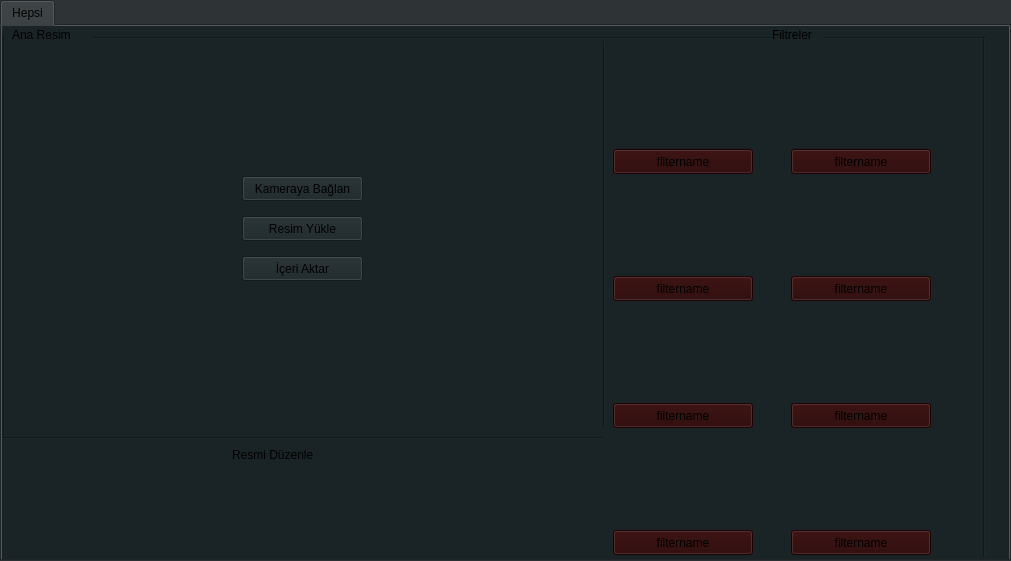
   <widget class="QTabWidget" name="tabWidget">
    <property name="enabled">
     <bool>true</bool>
    </property>
    <property name="geometry">
     <rect>
      <x>250</x>
      <y>0</y>
      <width>1011</width>
      <height>561</height>
     </rect>
    </property>
    <property name="styleSheet">
     <string notr="true">background-color: rgb(46, 52, 54);</string>
    </property>
    <property name="tabShape">
     <enum>QTabWidget::Rounded</enum>
    </property>
    <property name="currentIndex">
     <number>0</number>
    </property>
    <property name="elideMode">
     <enum>Qt::ElideNone</enum>
    </property>
    <property name="usesScrollButtons">
     <bool>true</bool>
    </property>
    <property name="documentMode">
     <bool>false</bool>
    </property>
    <property name="tabsClosable">
     <bool>false</bool>
    </property>
    <property name="movable">
     <bool>true</bool>
    </property>
    <property name="tabBarAutoHide">
     <bool>false</bool>
    </property>
    <widget class="QWidget" name="All">
     <property name="styleSheet">
      <string notr="true">background-color: rgb(26, 36, 39);</string>
     </property>
     <attribute name="title">
      <string>Hepsi</string>
     </attribute>
     <widget class="QPushButton" name="import_pic">
      <property name="geometry">
       <rect>
        <x>240</x>
        <y>190</y>
        <width>121</width>
        <height>25</height>
       </rect>
      </property>
      <property name="whatsThis">
       <string>donnow</string>
      </property>
      <property name="text">
       <string>Resim Yükle</string>
      </property>
     </widget>
     <widget class="QLabel" name="picture_main">
      <property name="geometry">
       <rect>
        <x>0</x>
        <y>20</y>
        <width>591</width>
        <height>381</height>
       </rect>
      </property>
      <property name="styleSheet">
       <string notr="true"/>
      </property>
      <property name="text">
       <string/>
      </property>
     </widget>
     <widget class="Line" name="line">
      <property name="geometry">
       <rect>
        <x>600</x>
        <y>10</y>
        <width>5</width>
        <height>391</height>
       </rect>
      </property>
      <property name="orientation">
       <enum>Qt::Vertical</enum>
      </property>
     </widget>
     <widget class="QLabel" name="label_4">
      <property name="geometry">
       <rect>
        <x>10</x>
        <y>0</y>
        <width>121</width>
        <height>17</height>
       </rect>
      </property>
      <property name="text">
       <string>Ana Resim</string>
      </property>
     </widget>
     <widget class="QLabel" name="label_6">
      <property name="geometry">
       <rect>
        <x>770</x>
        <y>0</y>
        <width>51</width>
        <height>17</height>
       </rect>
      </property>
      <property name="text">
       <string>Filtreler</string>
      </property>
     </widget>
     <widget class="Line" name="line_4">
      <property name="geometry">
       <rect>
        <x>90</x>
        <y>10</y>
        <width>895</width>
        <height>5</height>
       </rect>
      </property>
      <property name="orientation">
       <enum>Qt::Horizontal</enum>
      </property>
     </widget>
     <widget class="Line" name="line_5">
      <property name="geometry">
       <rect>
        <x>980</x>
        <y>10</y>
        <width>5</width>
        <height>521</height>
       </rect>
      </property>
      <property name="orientation">
       <enum>Qt::Vertical</enum>
      </property>
     </widget>
     <widget class="Line" name="line_3">
      <property name="geometry">
       <rect>
        <x>0</x>
        <y>10</y>
        <width>5</width>
        <height>401</height>
       </rect>
      </property>
      <property name="orientation">
       <enum>Qt::Vertical</enum>
      </property>
     </widget>
     <widget class="Line" name="line_2">
      <property name="geometry">
       <rect>
        <x>0</x>
        <y>410</y>
        <width>601</width>
        <height>5</height>
       </rect>
      </property>
      <property name="styleSheet">
       <string notr="true"/>
      </property>
      <property name="orientation">
       <enum>Qt::Horizontal</enum>
      </property>
     </widget>
     <widget class="QLabel" name="filterpic1">
      <property name="geometry">
       <rect>
        <x>611</x>
        <y>21</y>
        <width>172</width>
        <height>102</height>
       </rect>
      </property>
      <property name="minimumSize">
       <size>
        <width>172</width>
        <height>102</height>
       </size>
      </property>
      <property name="maximumSize">
       <size>
        <width>172</width>
        <height>102</height>
       </size>
      </property>
      <property name="styleSheet">
       <string notr="true"/>
      </property>
      <property name="text">
       <string/>
      </property>
     </widget>
     <widget class="QLabel" name="filterpic2">
      <property name="geometry">
       <rect>
        <x>789</x>
        <y>21</y>
        <width>172</width>
        <height>102</height>
       </rect>
      </property>
      <property name="minimumSize">
       <size>
        <width>172</width>
        <height>102</height>
       </size>
      </property>
      <property name="maximumSize">
       <size>
        <width>172</width>
        <height>102</height>
       </size>
      </property>
      <property name="styleSheet">
       <string notr="true"/>
      </property>
      <property name="text">
       <string/>
      </property>
     </widget>
     <widget class="QPushButton" name="filterpicname1">
      <property name="geometry">
       <rect>
        <x>611</x>
        <y>123</y>
        <width>140</width>
        <height>25</height>
       </rect>
      </property>
      <property name="minimumSize">
       <size>
        <width>140</width>
        <height>0</height>
       </size>
      </property>
      <property name="maximumSize">
       <size>
        <width>140</width>
        <height>25</height>
       </size>
      </property>
      <property name="mouseTracking">
       <bool>true</bool>
      </property>
      <property name="styleSheet">
       <string notr="true">background-color: rgb(41, 4, 4);</string>
      </property>
      <property name="text">
       <string>filtername</string>
      </property>
      <property name="checkable">
       <bool>true</bool>
      </property>
      <property name="checked">
       <bool>false</bool>
      </property>
      <attribute name="buttonGroup">
       <string notr="true">filter_button_group</string>
      </attribute>
     </widget>
     <widget class="QPushButton" name="filterpicname2">
      <property name="geometry">
       <rect>
        <x>789</x>
        <y>123</y>
        <width>140</width>
        <height>25</height>
       </rect>
      </property>
      <property name="minimumSize">
       <size>
        <width>140</width>
        <height>0</height>
       </size>
      </property>
      <property name="maximumSize">
       <size>
        <width>140</width>
        <height>25</height>
       </size>
      </property>
      <property name="mouseTracking">
       <bool>true</bool>
      </property>
      <property name="styleSheet">
       <string notr="true">background-color: rgb(41, 4, 4);</string>
      </property>
      <property name="text">
       <string>filtername</string>
      </property>
      <property name="checkable">
       <bool>true</bool>
      </property>
      <property name="checked">
       <bool>false</bool>
      </property>
      <attribute name="buttonGroup">
       <string notr="true">filter_button_group</string>
      </attribute>
     </widget>
     <widget class="QLabel" name="filterpic3">
      <property name="geometry">
       <rect>
        <x>611</x>
        <y>148</y>
        <width>172</width>
        <height>102</height>
       </rect>
      </property>
      <property name="minimumSize">
       <size>
        <width>172</width>
        <height>102</height>
       </size>
      </property>
      <property name="maximumSize">
       <size>
        <width>172</width>
        <height>102</height>
       </size>
      </property>
      <property name="styleSheet">
       <string notr="true"/>
      </property>
      <property name="text">
       <string/>
      </property>
     </widget>
     <widget class="QLabel" name="filterpic4">
      <property name="geometry">
       <rect>
        <x>789</x>
        <y>148</y>
        <width>172</width>
        <height>102</height>
       </rect>
      </property>
      <property name="minimumSize">
       <size>
        <width>172</width>
        <height>102</height>
       </size>
      </property>
      <property name="maximumSize">
       <size>
        <width>172</width>
        <height>102</height>
       </size>
      </property>
      <property name="styleSheet">
       <string notr="true"/>
      </property>
      <property name="text">
       <string/>
      </property>
     </widget>
     <widget class="QPushButton" name="filterpicname3">
      <property name="geometry">
       <rect>
        <x>611</x>
        <y>250</y>
        <width>140</width>
        <height>25</height>
       </rect>
      </property>
      <property name="minimumSize">
       <size>
        <width>140</width>
        <height>0</height>
       </size>
      </property>
      <property name="maximumSize">
       <size>
        <width>140</width>
        <height>25</height>
       </size>
      </property>
      <property name="mouseTracking">
       <bool>true</bool>
      </property>
      <property name="styleSheet">
       <string notr="true">background-color: rgb(41, 4, 4);</string>
      </property>
      <property name="text">
       <string>filtername</string>
      </property>
      <property name="checkable">
       <bool>true</bool>
      </property>
      <property name="checked">
       <bool>false</bool>
      </property>
      <attribute name="buttonGroup">
       <string notr="true">filter_button_group</string>
      </attribute>
     </widget>
     <widget class="QPushButton" name="filterpicname4">
      <property name="geometry">
       <rect>
        <x>789</x>
        <y>250</y>
        <width>140</width>
        <height>25</height>
       </rect>
      </property>
      <property name="minimumSize">
       <size>
        <width>140</width>
        <height>0</height>
       </size>
      </property>
      <property name="maximumSize">
       <size>
        <width>140</width>
        <height>25</height>
       </size>
      </property>
      <property name="mouseTracking">
       <bool>true</bool>
      </property>
      <property name="styleSheet">
       <string notr="true">background-color: rgb(41, 4, 4);</string>
      </property>
      <property name="text">
       <string>filtername</string>
      </property>
      <property name="checkable">
       <bool>true</bool>
      </property>
      <property name="checked">
       <bool>false</bool>
      </property>
      <attribute name="buttonGroup">
       <string notr="true">filter_button_group</string>
      </attribute>
     </widget>
     <widget class="QLabel" name="filterpic5">
      <property name="geometry">
       <rect>
        <x>611</x>
        <y>275</y>
        <width>172</width>
        <height>102</height>
       </rect>
      </property>
      <property name="minimumSize">
       <size>
        <width>172</width>
        <height>102</height>
       </size>
      </property>
      <property name="maximumSize">
       <size>
        <width>172</width>
        <height>102</height>
       </size>
      </property>
      <property name="styleSheet">
       <string notr="true"/>
      </property>
      <property name="text">
       <string/>
      </property>
     </widget>
     <widget class="QLabel" name="filterpic6">
      <property name="geometry">
       <rect>
        <x>789</x>
        <y>275</y>
        <width>172</width>
        <height>102</height>
       </rect>
      </property>
      <property name="minimumSize">
       <size>
        <width>172</width>
        <height>102</height>
       </size>
      </property>
      <property name="maximumSize">
       <size>
        <width>172</width>
        <height>102</height>
       </size>
      </property>
      <property name="styleSheet">
       <string notr="true"/>
      </property>
      <property name="text">
       <string/>
      </property>
     </widget>
     <widget class="QPushButton" name="filterpicname5">
      <property name="geometry">
       <rect>
        <x>611</x>
        <y>377</y>
        <width>140</width>
        <height>25</height>
       </rect>
      </property>
      <property name="minimumSize">
       <size>
        <width>140</width>
        <height>0</height>
       </size>
      </property>
      <property name="maximumSize">
       <size>
        <width>16777215</width>
        <height>25</height>
       </size>
      </property>
      <property name="mouseTracking">
       <bool>true</bool>
      </property>
      <property name="styleSheet">
       <string notr="true">background-color: rgb(41, 4, 4);</string>
      </property>
      <property name="text">
       <string>filtername</string>
      </property>
      <property name="checkable">
       <bool>true</bool>
      </property>
      <property name="checked">
       <bool>false</bool>
      </property>
      <attribute name="buttonGroup">
       <string notr="true">filter_button_group</string>
      </attribute>
     </widget>
     <widget class="QPushButton" name="filterpicname6">
      <property name="geometry">
       <rect>
        <x>789</x>
        <y>377</y>
        <width>140</width>
        <height>25</height>
       </rect>
      </property>
      <property name="minimumSize">
       <size>
        <width>140</width>
        <height>0</height>
       </size>
      </property>
      <property name="maximumSize">
       <size>
        <width>140</width>
        <height>25</height>
       </size>
      </property>
      <property name="mouseTracking">
       <bool>true</bool>
      </property>
      <property name="styleSheet">
       <string notr="true">background-color: rgb(41, 4, 4);</string>
      </property>
      <property name="text">
       <string>filtername</string>
      </property>
      <property name="checkable">
       <bool>true</bool>
      </property>
      <property name="checked">
       <bool>false</bool>
      </property>
      <attribute name="buttonGroup">
       <string notr="true">filter_button_group</string>
      </attribute>
     </widget>
     <widget class="QLabel" name="filterpic8">
      <property name="geometry">
       <rect>
        <x>789</x>
        <y>402</y>
        <width>172</width>
        <height>102</height>
       </rect>
      </property>
      <property name="minimumSize">
       <size>
        <width>172</width>
        <height>102</height>
       </size>
      </property>
      <property name="maximumSize">
       <size>
        <width>172</width>
        <height>102</height>
       </size>
      </property>
      <property name="styleSheet">
       <string notr="true"/>
      </property>
      <property name="text">
       <string/>
      </property>
     </widget>
     <widget class="QPushButton" name="filterpicname7">
      <property name="geometry">
       <rect>
        <x>611</x>
        <y>504</y>
        <width>140</width>
        <height>25</height>
       </rect>
      </property>
      <property name="minimumSize">
       <size>
        <width>140</width>
        <height>0</height>
       </size>
      </property>
      <property name="maximumSize">
       <size>
        <width>16777215</width>
        <height>25</height>
       </size>
      </property>
      <property name="mouseTracking">
       <bool>true</bool>
      </property>
      <property name="styleSheet">
       <string notr="true">background-color: rgb(41, 4, 4);</string>
      </property>
      <property name="text">
       <string>filtername</string>
      </property>
      <property name="checkable">
       <bool>true</bool>
      </property>
      <property name="checked">
       <bool>false</bool>
      </property>
      <attribute name="buttonGroup">
       <string notr="true">filter_button_group</string>
      </attribute>
     </widget>
     <widget class="QPushButton" name="filterpicname8">
      <property name="geometry">
       <rect>
        <x>789</x>
        <y>504</y>
        <width>140</width>
        <height>25</height>
       </rect>
      </property>
      <property name="minimumSize">
       <size>
        <width>140</width>
        <height>0</height>
       </size>
      </property>
      <property name="maximumSize">
       <size>
        <width>140</width>
        <height>25</height>
       </size>
      </property>
      <property name="mouseTracking">
       <bool>true</bool>
      </property>
      <property name="styleSheet">
       <string notr="true">background-color: rgb(41, 4, 4);</string>
      </property>
      <property name="text">
       <string>filtername</string>
      </property>
      <property name="checkable">
       <bool>true</bool>
      </property>
      <property name="checked">
       <bool>false</bool>
      </property>
      <attribute name="buttonGroup">
       <string notr="true">filter_button_group</string>
      </attribute>
     </widget>
     <widget class="QLabel" name="filterpic7">
      <property name="geometry">
       <rect>
        <x>611</x>
        <y>402</y>
        <width>172</width>
        <height>102</height>
       </rect>
      </property>
      <property name="minimumSize">
       <size>
        <width>172</width>
        <height>102</height>
       </size>
      </property>
      <property name="maximumSize">
       <size>
        <width>172</width>
        <height>102</height>
       </size>
      </property>
      <property name="styleSheet">
       <string notr="true"/>
      </property>
      <property name="text">
       <string/>
      </property>
     </widget>
     <widget class="QPushButton" name="import_pic_from_cloud">
      <property name="geometry">
       <rect>
        <x>240</x>
        <y>230</y>
        <width>121</width>
        <height>25</height>
       </rect>
      </property>
      <property name="text">
       <string>İçeri Aktar</string>
      </property>
     </widget>
     <widget class="QLabel" name="label_2">
      <property name="geometry">
       <rect>
        <x>230</x>
        <y>420</y>
        <width>131</width>
        <height>17</height>
       </rect>
      </property>
      <property name="text">
       <string>Resmi Düzenle</string>
      </property>
     </widget>
     <widget class="QWidget" name="layoutWidget">
      <property name="geometry">
       <rect>
        <x>210</x>
        <y>440</y>
        <width>158</width>
        <height>50</height>
       </rect>
      </property>
      <layout class="QHBoxLayout" name="horizontalLayout_2">
       <item>
        <widget class="QPushButton" name="crop_button">
         <property name="minimumSize">
          <size>
           <width>48</width>
           <height>48</height>
          </size>
         </property>
         <property name="maximumSize">
          <size>
           <width>48</width>
           <height>48</height>
          </size>
         </property>
         <property name="cursor">
          <cursorShape>PointingHandCursor</cursorShape>
         </property>
         <property name="mouseTracking">
          <bool>true</bool>
         </property>
         <property name="text">
          <string/>
         </property>
         <property name="icon">
          <iconset resource="gui/resources/toolbar.qrc">
           <normaloff>:/pic_settings/pics/crop.png</normaloff>:/pic_settings/pics/crop.png</iconset>
         </property>
         <property name="iconSize">
          <size>
           <width>48</width>
           <height>48</height>
          </size>
         </property>
         <property name="flat">
          <bool>true</bool>
         </property>
        </widget>
       </item>
       <item>
        <widget class="QPushButton" name="rotate_left_button">
         <property name="minimumSize">
          <size>
           <width>48</width>
           <height>48</height>
          </size>
         </property>
         <property name="maximumSize">
          <size>
           <width>48</width>
           <height>48</height>
          </size>
         </property>
         <property name="cursor">
          <cursorShape>PointingHandCursor</cursorShape>
         </property>
         <property name="text">
          <string/>
         </property>
         <property name="icon">
          <iconset resource="gui/resources/toolbar.qrc">
           <normaloff>:/pic_settings/pics/rotate_left.png</normaloff>:/pic_settings/pics/rotate_left.png</iconset>
         </property>
         <property name="iconSize">
          <size>
           <width>48</width>
           <height>48</height>
          </size>
         </property>
         <property name="default">
          <bool>false</bool>
         </property>
         <property name="flat">
          <bool>true</bool>
         </property>
        </widget>
       </item>
       <item>
        <widget class="QPushButton" name="rotate_right_button">
         <property name="minimumSize">
          <size>
           <width>48</width>
           <height>48</height>
          </size>
         </property>
         <property name="maximumSize">
          <size>
           <width>48</width>
           <height>48</height>
          </size>
         </property>
         <property name="cursor">
          <cursorShape>PointingHandCursor</cursorShape>
         </property>
         <property name="text">
          <string/>
         </property>
         <property name="icon">
          <iconset resource="gui/resources/toolbar.qrc">
           <normaloff>:/pic_settings/pics/rotate_right.png</normaloff>:/pic_settings/pics/rotate_right.png</iconset>
         </property>
         <property name="iconSize">
          <size>
           <width>48</width>
           <height>48</height>
          </size>
         </property>
         <property name="flat">
          <bool>true</bool>
         </property>
        </widget>
       </item>
      </layout>
     </widget>
     <widget class="QPushButton" name="launch_camera_btn">
      <property name="geometry">
       <rect>
        <x>240</x>
        <y>150</y>
        <width>121</width>
        <height>25</height>
       </rect>
      </property>
      <property name="whatsThis">
       <string>donnow</string>
      </property>
      <property name="text">
       <string>Kameraya Bağlan</string>
      </property>
     </widget>
     <zorder>layoutWidget</zorder>
     <zorder>filterpic1</zorder>
     <zorder>filterpic2</zorder>
     <zorder>filterpicname1</zorder>
     <zorder>filterpicname2</zorder>
     <zorder>filterpic3</zorder>
     <zorder>filterpic4</zorder>
     <zorder>filterpicname3</zorder>
     <zorder>filterpicname4</zorder>
     <zorder>filterpic5</zorder>
     <zorder>filterpic6</zorder>
     <zorder>filterpicname5</zorder>
     <zorder>filterpicname6</zorder>
     <zorder>filterpic8</zorder>
     <zorder>filterpicname7</zorder>
     <zorder>filterpicname8</zorder>
     <zorder>filterpic7</zorder>
     <zorder>picture_main</zorder>
     <zorder>line</zorder>
     <zorder>label_4</zorder>
     <zorder>line_4</zorder>
     <zorder>label_6</zorder>
     <zorder>line_5</zorder>
     <zorder>line_3</zorder>
     <zorder>line_2</zorder>
     <zorder>import_pic</zorder>
     <zorder>import_pic_from_cloud</zorder>
     <zorder>label_2</zorder>
     <zorder>launch_camera_btn</zorder>
    </widget>
   </widget>
